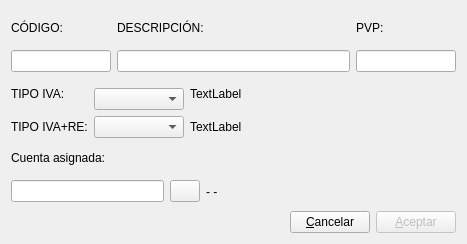
<?xml version="1.0" encoding="UTF-8"?>
<ui version="4.0">
 <class>edita_ref</class>
 <widget class="QDialog" name="edita_ref">
  <property name="geometry">
   <rect>
    <x>0</x>
    <y>0</y>
    <width>467</width>
    <height>244</height>
   </rect>
  </property>
  <property name="windowTitle">
   <string>Editar referencias</string>
  </property>
  <layout class="QVBoxLayout" name="verticalLayout_5">
   <item>
    <layout class="QHBoxLayout" name="horizontalLayout">
     <item>
      <layout class="QVBoxLayout" name="verticalLayout">
       <item>
        <widget class="QLabel" name="label">
         <property name="maximumSize">
          <size>
           <width>150</width>
           <height>16777215</height>
          </size>
         </property>
         <property name="text">
          <string>CÓDIGO:</string>
         </property>
        </widget>
       </item>
       <item>
        <widget class="QLineEdit" name="codigolineEdit">
         <property name="sizePolicy">
          <sizepolicy hsizetype="Preferred" vsizetype="Fixed">
           <horstretch>0</horstretch>
           <verstretch>0</verstretch>
          </sizepolicy>
         </property>
         <property name="maximumSize">
          <size>
           <width>100</width>
           <height>16777215</height>
          </size>
         </property>
         <property name="readOnly">
          <bool>true</bool>
         </property>
        </widget>
       </item>
      </layout>
     </item>
     <item>
      <layout class="QVBoxLayout" name="verticalLayout_2">
       <item>
        <widget class="QLabel" name="label_2">
         <property name="sizePolicy">
          <sizepolicy hsizetype="Expanding" vsizetype="Preferred">
           <horstretch>0</horstretch>
           <verstretch>0</verstretch>
          </sizepolicy>
         </property>
         <property name="text">
          <string>DESCRIPCIÓN:</string>
         </property>
        </widget>
       </item>
       <item>
        <widget class="QLineEdit" name="descriplineEdit"/>
       </item>
      </layout>
     </item>
     <item>
      <layout class="QVBoxLayout" name="verticalLayout_3">
       <item>
        <widget class="QLabel" name="label_3">
         <property name="sizePolicy">
          <sizepolicy hsizetype="Preferred" vsizetype="Preferred">
           <horstretch>0</horstretch>
           <verstretch>0</verstretch>
          </sizepolicy>
         </property>
         <property name="text">
          <string>PVP:</string>
         </property>
        </widget>
       </item>
       <item>
        <widget class="QLineEdit" name="pvplineEdit">
         <property name="maximumSize">
          <size>
           <width>100</width>
           <height>16777215</height>
          </size>
         </property>
        </widget>
       </item>
      </layout>
     </item>
    </layout>
   </item>
   <item>
    <layout class="QGridLayout" name="gridLayout">
     <item row="0" column="0" rowspan="2" colspan="2">
      <widget class="QLabel" name="label_7">
       <property name="minimumSize">
        <size>
         <width>90</width>
         <height>0</height>
        </size>
       </property>
       <property name="text">
        <string>TIPO IVA:</string>
       </property>
      </widget>
     </item>
     <item row="0" column="2" rowspan="2">
      <widget class="QLabel" name="descripIVAlabel">
       <property name="sizePolicy">
        <sizepolicy hsizetype="Expanding" vsizetype="Preferred">
         <horstretch>0</horstretch>
         <verstretch>0</verstretch>
        </sizepolicy>
       </property>
       <property name="text">
        <string>TextLabel</string>
       </property>
      </widget>
     </item>
     <item row="1" column="1">
      <widget class="QComboBox" name="ivacomboBox">
       <property name="sizePolicy">
        <sizepolicy hsizetype="Expanding" vsizetype="Fixed">
         <horstretch>0</horstretch>
         <verstretch>0</verstretch>
        </sizepolicy>
       </property>
       <property name="maximumSize">
        <size>
         <width>90</width>
         <height>16777215</height>
        </size>
       </property>
      </widget>
     </item>
     <item row="2" column="0">
      <widget class="QLabel" name="label_8">
       <property name="text">
        <string>TIPO IVA+RE:</string>
       </property>
      </widget>
     </item>
     <item row="2" column="1">
      <widget class="QComboBox" name="ivarecomboBox">
       <property name="sizePolicy">
        <sizepolicy hsizetype="Expanding" vsizetype="Fixed">
         <horstretch>0</horstretch>
         <verstretch>0</verstretch>
        </sizepolicy>
       </property>
       <property name="maximumSize">
        <size>
         <width>90</width>
         <height>16777215</height>
        </size>
       </property>
      </widget>
     </item>
     <item row="2" column="2">
      <widget class="QLabel" name="descripIVARElabel">
       <property name="sizePolicy">
        <sizepolicy hsizetype="Expanding" vsizetype="Preferred">
         <horstretch>0</horstretch>
         <verstretch>0</verstretch>
        </sizepolicy>
       </property>
       <property name="text">
        <string>TextLabel</string>
       </property>
      </widget>
     </item>
    </layout>
   </item>
   <item>
    <layout class="QVBoxLayout" name="verticalLayout_4">
     <item>
      <widget class="QLabel" name="label_4">
       <property name="text">
        <string>Cuenta asignada:</string>
       </property>
      </widget>
     </item>
     <item>
      <layout class="QHBoxLayout" name="horizontalLayout_4">
       <item>
        <widget class="QLineEdit" name="cuentalineEdit">
         <property name="minimumSize">
          <size>
           <width>120</width>
           <height>0</height>
          </size>
         </property>
        </widget>
       </item>
       <item>
        <widget class="QPushButton" name="ctapushButton">
         <property name="enabled">
          <bool>true</bool>
         </property>
         <property name="maximumSize">
          <size>
           <width>30</width>
           <height>16777215</height>
          </size>
         </property>
         <property name="text">
          <string/>
         </property>
         <property name="icon">
          <iconset resource="../keme.qrc">
           <normaloff>:/iconos/graf/xmag.png</normaloff>:/iconos/graf/xmag.png</iconset>
         </property>
        </widget>
       </item>
       <item>
        <widget class="QLabel" name="descripctalabel">
         <property name="minimumSize">
          <size>
           <width>250</width>
           <height>0</height>
          </size>
         </property>
         <property name="maximumSize">
          <size>
           <width>300</width>
           <height>16777215</height>
          </size>
         </property>
         <property name="text">
          <string>- -</string>
         </property>
        </widget>
       </item>
      </layout>
     </item>
    </layout>
   </item>
   <item>
    <layout class="QHBoxLayout" name="horizontalLayout_3">
     <item>
      <spacer name="horizontalSpacer">
       <property name="orientation">
        <enum>Qt::Horizontal</enum>
       </property>
       <property name="sizeHint" stdset="0">
        <size>
         <width>40</width>
         <height>20</height>
        </size>
       </property>
      </spacer>
     </item>
     <item>
      <widget class="QPushButton" name="cancelarpushButton">
       <property name="text">
        <string>&amp;Cancelar</string>
       </property>
      </widget>
     </item>
     <item>
      <widget class="QPushButton" name="aceptarpushButton">
       <property name="enabled">
        <bool>false</bool>
       </property>
       <property name="text">
        <string>&amp;Aceptar</string>
       </property>
       <property name="default">
        <bool>true</bool>
       </property>
      </widget>
     </item>
    </layout>
   </item>
  </layout>
 </widget>
 <tabstops>
  <tabstop>descriplineEdit</tabstop>
  <tabstop>pvplineEdit</tabstop>
  <tabstop>ivacomboBox</tabstop>
  <tabstop>cuentalineEdit</tabstop>
  <tabstop>ctapushButton</tabstop>
  <tabstop>aceptarpushButton</tabstop>
  <tabstop>cancelarpushButton</tabstop>
  <tabstop>codigolineEdit</tabstop>
 </tabstops>
 <resources>
  <include location="../keme.qrc"/>
 </resources>
 <connections>
  <connection>
   <sender>cancelarpushButton</sender>
   <signal>clicked()</signal>
   <receiver>edita_ref</receiver>
   <slot>reject()</slot>
   <hints>
    <hint type="sourcelabel">
     <x>375</x>
     <y>134</y>
    </hint>
    <hint type="destinationlabel">
     <x>224</x>
     <y>147</y>
    </hint>
   </hints>
  </connection>
 </connections>
</ui>
